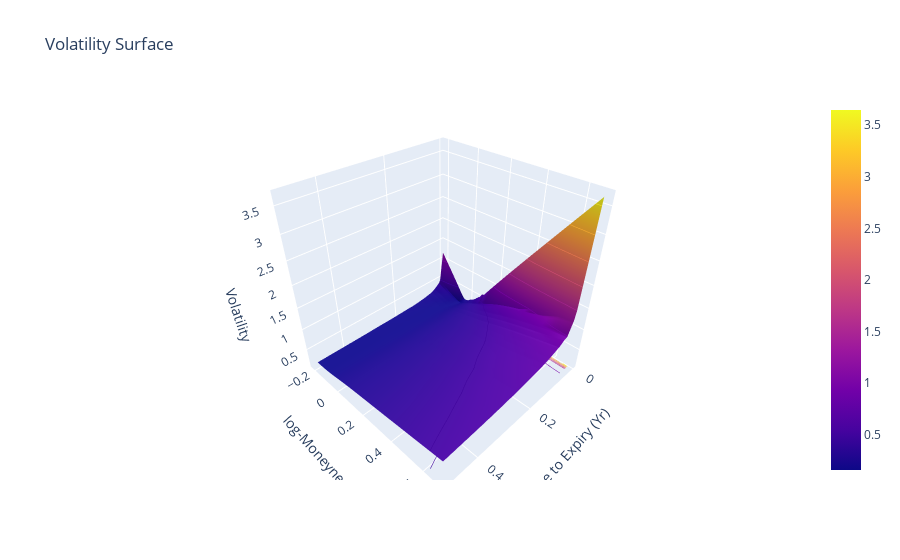

Source (notebook cell):
### Code cell
fig = plot_volatility_surface(
	time=time,
	volatility_surface=spx_vs,
	quantity_method="empirical_pricing_implied_volatility",
	pricing_model=PricingModel("Black-Scholes-Merton"),
	# plot_parameters={"moneyness": False, "time_to_expiry": False, "log_moneyness": False, "mid_price": True},
)
fig.show()

### Figure 1 — Plotly figure (JSON) as saved in the notebook; plotly's stock layout.template omitted (floating-point values rounded to 4 significant figures; data arrays with more than 128 entries replaced by an {"elided": "..."} marker saying what was removed)
{"data": [{"contours": {"z": {"highlightcolor": "limegreen", "project": {"z": true}, "show": true, "usecolormap": true}}, "type": "surface", "x": [0.00274, 0.01644, 0.02192, 0.0411, 0.05479, 0.06027, 0.07397, 0.07671, 0.07945, 0.09863, 0.1151, 0.137, 0.1562, 0.2137, 0.2438, 0.2904, 0.326, 0.3671, 0.4055, 0.4959], "y": [0.6848, 0.5978, 0.5178, 0.4437, 0.3747, 0.3101, 0.2495, 0.2205, 0.1923, 0.1649, 0.1383, 0.1252, 0.1123, 0.09956, 0.09325, 0.08698, 0.08075, 0.07703, 0.07456, 0.07209, 0.06963, 0.0684, 0.06718, 0.06473, 0.06229, 0.05985, 0.05742, 0.05621, 0.05499, 0.05258, 0.05016, 0.04776, 0.04536, 0.04416, 0.04296, 0.04057, 0.03819, 0.03581, 0.03344, 0.03225, 0.03107, 0.02871, 0.02635, 0.024, 0.02166, 0.02049, 0.01932, 0.01699, 0.01466, 0.01233, 0.01002, 0.00886, 0.007705, 0.005398, 0.003096, 0.0008001, -0.001491, -0.002634, -0.003777, -0.006057, -0.008332, -0.0106, -0.01287, -0.014, -0.01513, -0.01738, -0.01963, -0.02188, -0.02412, -0.02523, -0.02635, -0.02858, -0.03081, -0.03302, -0.03635, -0.04186, -0.05278, -0.0636, -0.07429, -0.09534, -0.1362, -0.1754, -0.2131], "z": {"elided": "83x20 float values"}}], "layout": {"scene": {"aspectmode": "cube", "xaxis": {"title": {"text": "Time to Expiry (Yr)"}}, "yaxis": {"title": {"text": "log-Moneyness"}}, "zaxis": {"title": {"text": "Volatility"}}}, "title": {"text": "Volatility Surface"}}}
